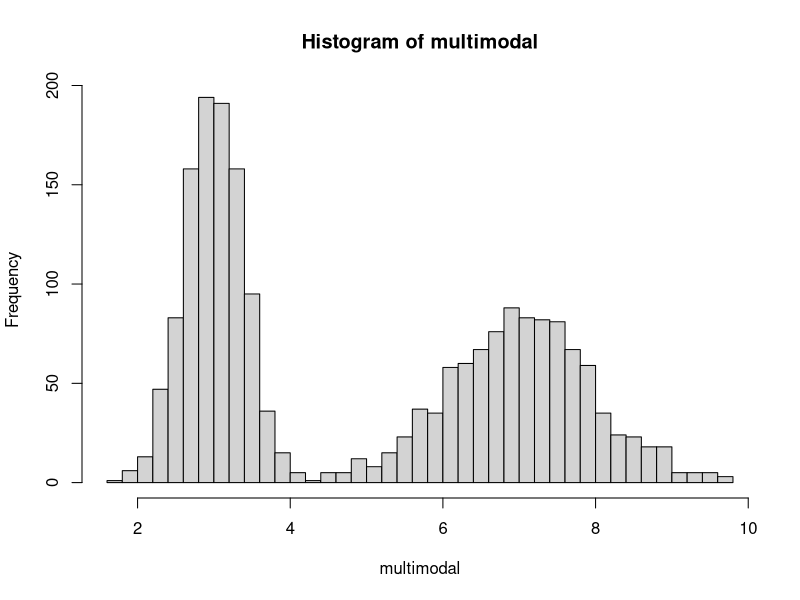

Write the R code that produced this figure. (Note: this script raises an error after producing the figure.)

### Generate Data ###
start <- 0
end <- 10
k <- 2
mu <- c(3,7)
sigma <- c(0.4, 1)
N <- 1000
xGrid <- seq(start, end, length.out = N)
multimodal <- c()

for(i in 1:k) {
  multimodal <- c(multimodal,rnorm(N, mean=mu[i], sd=sigma[i]))
}

hist(multimodal, 40)


### Setup ###

initRandom <- function(X, k) {
  sampleSet <- X
  mu <- rep(0, k)
  sigma <- rep(0, k)
  for(i in 1:k) {
    samples <- sample(sampleSet, size=round(length(X)/k), replace=FALSE)
    mu[i] <- mean(samples)
    sigma[i] <- sd(samples)
    sampleSet <- setdiff(sampleSet, samples)
  }
  return(list(mu = mu, sigma = sigma))
}

# Init with equal euclidian distance between centroids, assumes sorted data
initMinMax <- function(X, k) {
  max <- which.max(X)
  min <- which.min(X)
  # Tbc
}

# Evaluate P(Z|X,Theta) given assumed mu & sigma
E <- function(X, k, mu, sigma, mixComp) {
  b <- c()
  for(i in 1:k) {
    b <- c(b, mixComp[i] * dnorm(X, mu[i], sigma[i]))
  }
  
  for(i in 1:k) {
    mixComp[i] <- sum(b[i]) / length(X)
  }
  
  return(list(dens = b, responsibility = b / sum(b), mixComp = mixComp))
}

# Infer mu & sigma given expected data
M <- function(X, k, responsibility) {
  for(i in 1:k) {
    mu[i] <- sum(responsibility[i] * X) / sum(responsibility[i])
    print(sum((X-mu[i])^2))
    sigma[i] <- sqrt(sum(responsibility[i] * (X-mu[i])^2) / sum(responsibility[i]))
  }
  return(list(mu=mu, sigma=sigma))
}

GMM <- function(X, k, iters=1000, eps=1e-6) {
  # Setup, assuming uniform prior for the mixture components
  par <- initRandom(X, k)
  mu <- par$mu
  sigma <- par$sigma
  dist <- 1
  t <- 1
  Q <- 0
  mixComp <- rep(1/k, k)
  
  while(dist > eps & t < iters) {
    # E-step
    expectation <- E(X, k, mu, sigma, mixComp)
    
    # M-step
    maximization <- M(X, k, expectation$responsibility)
    mixComp <- expectation$mixComp
    mu <- maximization$mu
    sigma <- maximization$sigma
    
    # Calculate loglik for convergence
    t <- t + 1
    Q[t] <- sum(log(expectation$dens))
    dist <- abs(Q[t] - Q[t-1])
    # print(expectation)
    # print(maximization)
    Sys.sleep(5)
  }
  return(list(mu=mu, sigma=sigma, Q=Q))
}


# Run

GMM(multivariateGaussian, 2)

